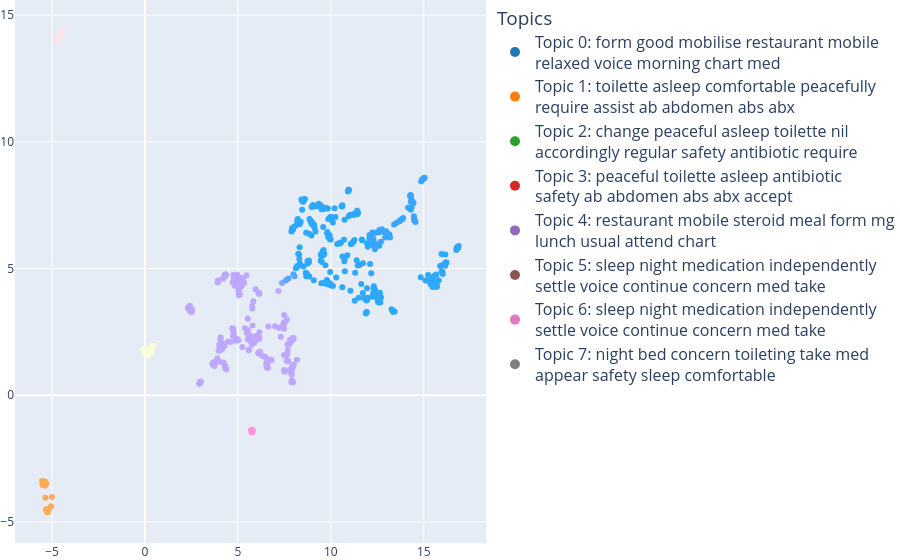

Here is the notebook cell this chart was saved with:
### Code cell
matave_analysis(all_texts)

### Figure 1 — Plotly figure (JSON) as saved in the notebook; plotly's stock layout.template omitted (floating-point values rounded to 4 significant figures; data arrays with more than 128 entries replaced by an {"elided": "..."} marker saying what was removed)
{"data": [{"customdata": {"elided": "600x8 float values"}, "hovertemplate": "<b>%{text}</b><br>Topic 0: %{customdata[0]}<br>Topic 1: %{customdata[1]}<br>Topic 2: %{customdata[2]}<br>Topic 3: %{customdata[3]}<br>Topic 4: %{customdata[4]}<br>Topic 5: %{customdata[5]}<br>Topic 6: %{customdata[6]}<br>Topic 7: %{customdata[7]}", "marker": {"color": {"elided": "600 str values"}, "opacity": 1, "size": 6}, "mode": "markers", "showlegend": false, "text": {"elided": "600 str values"}, "type": "scatter", "x": {"elided": "600 float values"}, "y": {"elided": "600 float values"}}, {"marker": {"color": "#1f77b4", "size": 10}, "mode": "markers", "name": "Topic 0: form good mobilise restaurant mobile<br>relaxed voice morning chart med", "showlegend": true, "type": "scatter", "x": [null], "y": [null]}, {"marker": {"color": "#ff7f0e", "size": 10}, "mode": "markers", "name": "Topic 1: toilette asleep comfortable peacefully<br>require assist ab abdomen abs abx", "showlegend": true, "type": "scatter", "x": [null], "y": [null]}, {"marker": {"color": "#2ca02c", "size": 10}, "mode": "markers", "name": "Topic 2: change peaceful asleep toilette nil<br>accordingly regular safety antibiotic require", "showlegend": true, "type": "scatter", "x": [null], "y": [null]}, {"marker": {"color": "#d62728", "size": 10}, "mode": "markers", "name": "Topic 3: peaceful toilette asleep antibiotic<br>safety ab abdomen abs abx accept", "showlegend": true, "type": "scatter", "x": [null], "y": [null]}, {"marker": {"color": "#9467bd", "size": 10}, "mode": "markers", "name": "Topic 4: restaurant mobile steroid meal form mg<br>lunch usual attend chart", "showlegend": true, "type": "scatter", "x": [null], "y": [null]}, {"marker": {"color": "#8c564b", "size": 10}, "mode": "markers", "name": "Topic 5: sleep night medication independently<br>settle voice continue concern med take", "showlegend": true, "type": "scatter", "x": [null], "y": [null]}, {"marker": {"color": "#e377c2", "size": 10}, "mode": "markers", "name": "Topic 6: sleep night medication independently<br>settle voice continue concern med take", "showlegend": true, "type": "scatter", "x": [null], "y": [null]}, {"marker": {"color": "#7f7f7f", "size": 10}, "mode": "markers", "name": "Topic 7: night bed concern toileting take med<br>appear safety sleep comfortable", "showlegend": true, "type": "scatter", "x": [null], "y": [null]}], "layout": {"legend": {"font": {"size": 16}, "itemclick": false, "itemdoubleclick": false, "title": {"text": "Topics"}}, "margin": {"b": 0, "l": 0, "r": 0, "t": 0}, "title": {"text": ""}}}
